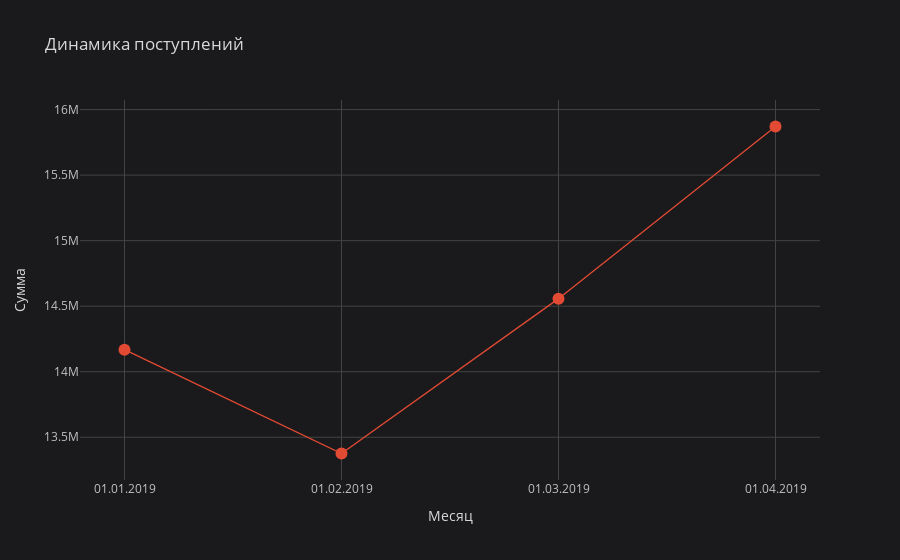

Here is the notebook cell this chart was saved with:
### Code cell
df[['Month','Income']].groupby('Month').sum(
    ).iplot(xTitle='Месяц',
            yTitle='Сумма',
            title='Динамика поступлений',
            mode='lines+markers' ,
            theme='space', colorscale='ggplot')

### Figure 1 — Plotly figure (JSON) as saved in the notebook; plotly's stock layout.template omitted (floating-point values rounded to 4 significant figures)
{"data": [{"line": {"color": "rgba(226, 74, 51, 1.0)", "dash": "solid", "shape": "linear", "width": 1.3}, "marker": {"size": 12, "symbol": "circle"}, "mode": "lines+markers", "name": "Income", "text": "", "type": "scatter", "x": ["01.01.2019", "01.02.2019", "01.03.2019", "01.04.2019"], "y": [14168462, 13376029, 14557566, 15870984]}], "layout": {"legend": {"bgcolor": "#1A1A1C", "font": {"color": "#D9D9D9"}}, "paper_bgcolor": "#1A1A1C", "plot_bgcolor": "#1A1A1C", "title": {"font": {"color": "#D9D9D9"}, "text": "Динамика поступлений"}, "xaxis": {"gridcolor": "#434343", "showgrid": true, "tickfont": {"color": "#C2C2C2"}, "title": {"font": {"color": "#D9D9D9"}, "text": "Месяц"}, "zerolinecolor": "#666570"}, "yaxis": {"gridcolor": "#434343", "showgrid": true, "tickfont": {"color": "#C2C2C2"}, "title": {"font": {"color": "#D9D9D9"}, "text": "Сумма"}, "zerolinecolor": "#666570"}}}
